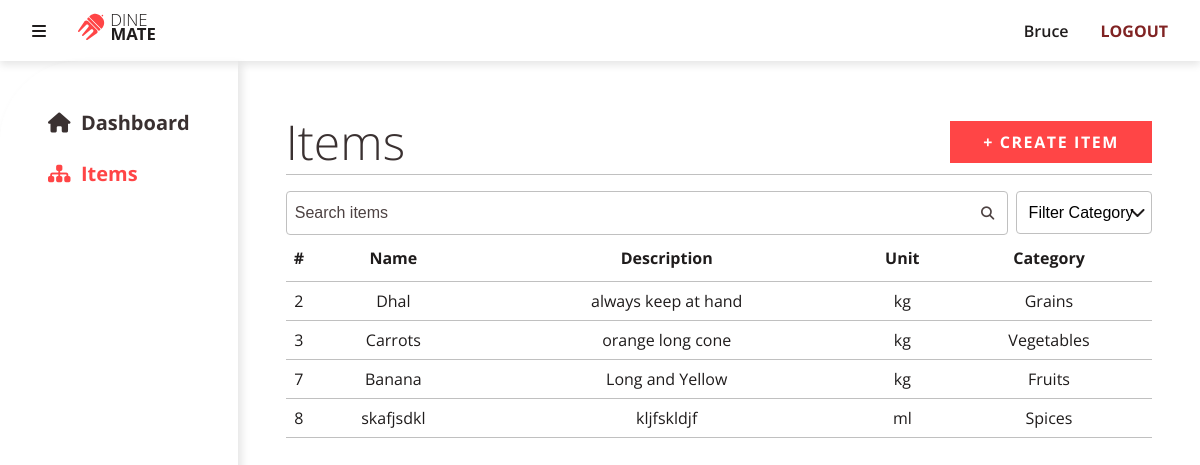
Screenshot of /public/admin/items (signed in) with the database file from the repository.
### tables this page shows
CREATE TABLE `items` (
  `item_id` int(11) NOT NULL,
  `item_name` varchar(256) NOT NULL,
  `description` text DEFAULT NULL,
  `unit` int(50) NOT NULL,
  `category` int(11) DEFAULT NULL
);

### app/core/Controller.php (called while the page is built, shortened)
<?php
trait Controller
{
    public function view(string $view, array $data = []): void
    {
        $filename = "../app/views/" . $view . ".view.php";
        require $filename;
    }
}

### app/controllers/Admin/Items.php (called while the page is built, shortened)
<?php
class Items
{
    private string $controller = "items";
    public function index(): void
    {
        $data = [];
        $data["items"] = (new Item)->itemsSearch($_GET);
        $data["categories"] = (new Category)->select()->fetchAll();
        $data["query"] = $_GET["query"] ?? "";
        $data["category_name"] = $_GET["category"] ?? "";
        $data["controller"] = $this->controller;
        $this->view("items", $data);
    }
}

### app/core/App.php (called while the page is built, shortened)
<?php
class App
{
    private mixed $module = "";
    private array $modules = ["admin"];
    private mixed $controller = "home";
    private string $method = "index";
    function __construct()
    {
        $url = $this->splitUrl();
        if (isset($url[0]) && in_array($url[0], $this->modules)) {
            $this->module = $url[0];
            array_shift($url);
        }
        $controllerPath = "../app/controllers/";
        $path = $controllerPath;
        if ($this->module) {
            $path .= ucfirst($this->module) . "/";
        }
        $path .= ucfirst($url[0] ?? $this->controller) . ".php";
        if (isset($url[0])) {
            if (file_exists($path)) {
                $this->controller = $url[0];
                unset($url[0]);
            } else {
                $this->controller = null;
            }
        }
        $this->controller = new $this->controller;
        $this->params = $url ? array_values($url) : [];
        call_user_func_array([$this->controller, $this->method], $this->params);
    }
    private function splitUrl(): array
    {
        if (isset($_GET["url"])) {
            return explode("/", filter_var(rtrim($_GET["url"], "/"), FILTER_SANITIZE_URL));
        } else {
            return [];
        }
    }
}

### public/index.php (called while the page is built, shortened)
<?php
$app = new App();

### app/views/items.view.php (the view, shortened to what this page needs)
<?php include "partials/dashboard.header.php" ?>
    <div class="dashboard-header d-flex flex-row align-items-center justify-content-space-between w-100">
        <h1 class="display-3">Items</h1>
        <a class="btn btn-primary text-uppercase fw-bold" href="items/create">+ Create Item</a>
    </div>
    <div>
        <form action="" method="GET">
            <div class="row">
                <div class="form-search col-10">
                    <input type="text" class="form-control" name="query" placeholder="Search items" value="<?= $query ?? "" ?>">
                    <button class="form-search-icon" type="submit">
                        <i class="fa-solid fa-magnifying-glass"></i>
                    </button>
                </div>
                <div class="pl-2 col-2">
                    <select class="form-control" name="category">
                        <option value="">Filter Category</option>
                    </select>
                </div>
            </div>
        </form>
    </div>
    <table class="table">
        <thead>
        <tr>
            <th>#</th>
            <th>Name</th>
            <th>Description</th>
            <th>Unit</th>
            <th>Category</th>
        </tr>
        </thead>
        <?php if (isset($items) && !empty($items)) : ?>
            <?php foreach ($items as $item) : ?>
                <tr>
                    <?php foreach ($item as $col): ?>
                        <th><?= $col ?></th>
                    <?php endforeach ?>
                </tr>
            <?php endforeach ?>
        <?php else: ?>
            <th colspan="6" class="text-center">No Records Found</th>
        <?php endif ?>
    </table>
<?php include "partials/dashboard.footer.php" ?>

### public/assets/css/styles.css (style rules this page uses)
* { margin: 0; padding: 0; list-style: none; box-sizing: border-box; }
.display-3 { font-size: 3rem !important; font-weight: 300 !important; color: #3A3131; }
.fw-bold { font-weight: 700 !important; }
.text-uppercase { text-transform: uppercase !important; }
.flex-row { flex-direction: row; }
.justify-content-space-between { justify-content: space-between; }
.align-items-center { align-items: center; }
.row { display: flex; flex-direction: row; flex-wrap: wrap; align-items: stretch; align-content: stretch; }
.col-2 { flex: 0 0 16.666667%; max-width: 16.666667%; }
.col-10 { flex: 0 0 83.333333%; max-width: 83.333333%; }
.pl-2 { padding-left: 0.5rem !important; }
.d-flex { display: flex !important; }
.w-100 { width: 100% !important; }
.form-control { display: block; width: 100%; padding: 0.75rem 0.5rem; font-size: 1rem; border: 1px solid #C0C0C0; border-radius: 4px; }
select.form-control { -moz-appearance: none; -webkit-appearance: none; background: url("../images/ChevronDownsvg.svg") no-repeat 95%; appearance: none; padding: 0.75rem; }
.form-control::placeholder { color: #4D4242; opacity: 1; }
.form-search { position: relative; width: 100%; }
.form-search .form-control { padding-right: 40px; }
.form-search .form-search-icon { position: absolute; top: 50%; right: 0; width: 40px; height: 100%; transform: translateY(-50%); color: #4D4242; background: none; outline: none; border: none; cursor: pointer; }
.btn { padding: 0.5rem 2rem; font-size: 1rem; font-weight: 600; text-decoration: none; line-height: 1.5; border-radius: 0; border: 1px solid transparent; cursor: pointer; transition: all 0.2s ease-in-out; letter-spacing: 0.1em; }
.btn.btn-primary { color: #FFFFFF; background-color: #FF4546; border-color: #FF4546; }
.table { border-collapse: collapse; width: 100%; }
.table th { padding: 0.5rem 0; border-bottom: 1px solid #C0C0C0; font-weight: normal; }
.table thead th { padding: 0.75rem 0; font-weight: bold; }
body { font-family: "Open Sans", sans-serif; font-size: 16px; color: #1F1C1C; background-color: #FFFFFF; }
.dashboard { width: 100%; height: 100vh; display: flex; flex-direction: column; }
.dashboard .dashboard-header { border-bottom: 1px solid #C0C0C0; margin-bottom: 1rem; }
a { text-decoration: none; }

### rows the page displays
items: col "2", col "Dhal", col "always keep at hand", col "kg", col "Grains"
items: col "3", col "Carrots", col "orange long cone", col "kg", col "Vegetables"
items: col "7", col "Banana", col "Long and Yellow", col "kg", col "Fruits"
items: col "8", col "skafjsdkl", col "kljfskldjf", col "ml", col "Spices"

### other values shown
$_SESSION["user"]->first_name "Bruce"
